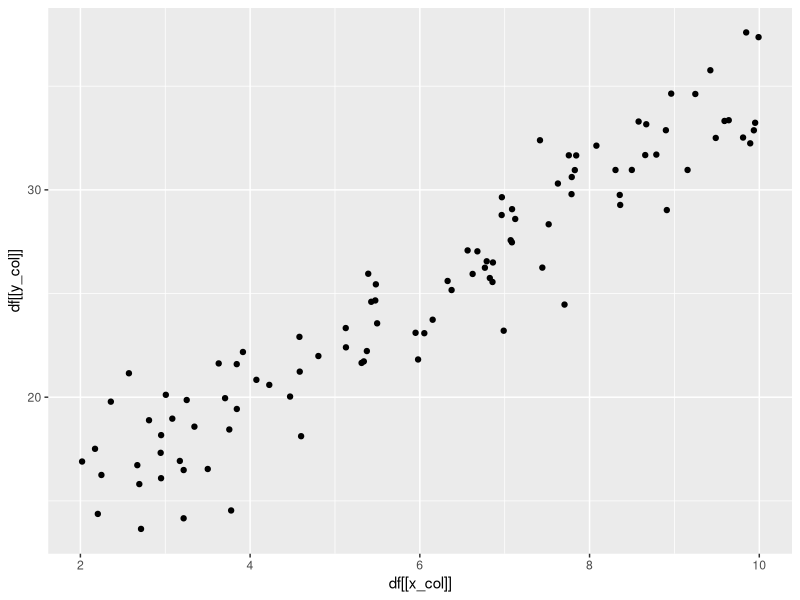
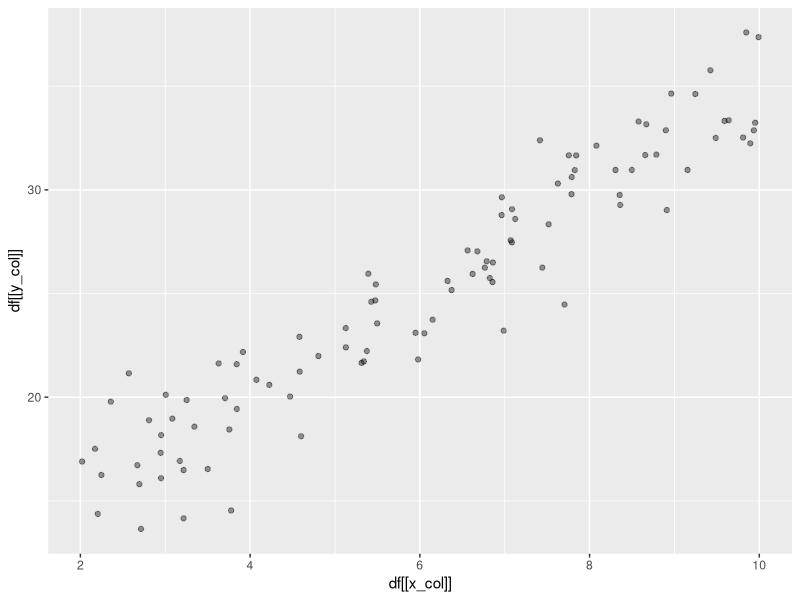

R code for these plots, in order:
library(ggplot2)
library(tibble)

n <- 100L
x <- runif(100L, 2, 10)
y <- 10 + 2.5*x + 2*rnorm(n)
df <- data.table::as.data.table(cbind(x, y))

polt_points <- function(df, x_col, y_col, jitter = FALSE) {
  if (jitter) { # 扰动后散点图可以避免过多的点重合
    ggplot2::ggplot(data=df, mapping=ggplot2::aes(x=df[[x_col]], y = df[[y_col]])) +
      ggplot2::geom_jitter(alpha = 0.4)
  } else {
    ggplot2::ggplot(data=df, mapping=ggplot2::aes(x=df[[x_col]], y = df[[y_col]])) +
      ggplot2::geom_point()
  }
}

polt_points(df, "x", "y")
polt_points(df, "x", "y", TRUE)
